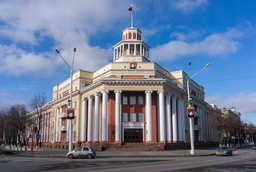
#> input picture kemerovo.jpg, 256 x 172 px, shrunk from 1599 x 1076 before the run
$ python svertochnaya_set_new.py
#> lines starting #> are read from the running program, lines starting #| are printed output that depends on the picture; long printed decimals are rounded
import random
import numpy as np
from PIL import Image

im = Image.open('kemerovo.jpg')
#> im is the input picture: PIL image 256x172 RGB; mean R, G, B 107.4, 122.3, 149.2
p_list1 = np.array(im)

print('{} - Shape'.format(p_list1.shape))
#| (172, 256, 3) - Shape
print('{} - Sum'.format(p_list1.sum()))
#| 16679762 - Sum
print('{} - Mean'.format(p_list1.mean()))
#| 126.270 - Mean
for h in range(p_list1.shape[0]):
    for w in range(p_list1.shape[1]):
        for c in range(p_list1.shape[2]):
                tmp = p_list1[h, w, c]+0
                # tmp = round(im2arr[h, w, c] + 255)
                tmp = tmp if tmp <= 255 else 255
                tmp = tmp if tmp >= 0 else 0

                p_list1[h, w, c] = tmp
new_p_list1 = []

for t in range(len(p_list1)+2):
    new_p_list1.append([])
    for f in range(len(p_list1[0])+2):
        new_p_list1[t].append(None)
#> after the loop, new_p_list1 = 174 items

for t in range(len(p_list1)):
    for f in range(len(p_list1[0])):
        new_p_list1[t+1][f+1] = p_list1[t][f]

new_p_list1[0][0] = p_list1[0][0]
new_p_list1[0][f+1] = p_list1[0][f]
new_p_list1[t+1][0] = p_list1[t][0]
new_p_list1[t+1][f+1] = p_list1[t][f]


for t in range(len(p_list1)):
    for f in range(len(p_list1[0])):
        new_p_list1[t+1][0] = p_list1[t][0]
        new_p_list1[t+1][len(new_p_list1[0])-1] = p_list1[t][len(p_list1[0])-1]
        new_p_list1[0][f+1] = p_list1[0][f]
        new_p_list1[len(new_p_list1)-1][f+1] = p_list1[len(p_list1)-1][f]


list2 = np.random.random((3, 3))

print('3 на 3')
print(list2)

listitog = []

for k in range(t):
    listitog.append([])
    for m in range(f):
        listitog[k].append(None)

for k in range(t):
    for m in range(f):
        listitog[k][m] = (new_p_list1[k][m]*list2[0][0])+(new_p_list1[k][m+1]*list2[0][1])+(new_p_list1[k][m+2]*list2[0][2])+(new_p_list1[k+1][m]*list2[1][0])+(new_p_list1[k+1][m+1]*list2[1][1])+(new_p_list1[k+1][m+2]*list2[1][2])+(new_p_list1[k+2][m]*list2[2][0])+(new_p_list1[k+2][m+1]*list2[2][1])+(new_p_list1[k+2][m+2]*list2[2][2])
#> after the loop, listitog = 171 items


print("Итог")
for z in range(len(listitog)):
    for x in range(len(listitog[0])):
        p_list1[z][x] = listitog[z][x]
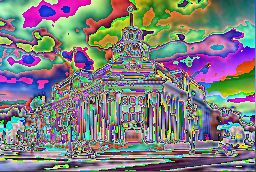
#> p_list1: shape (172, 256, 3); mean R, G, B 126.3, 126.5, 127.8
img = Image.fromarray(p_list1, 'RGB')
img.show()
